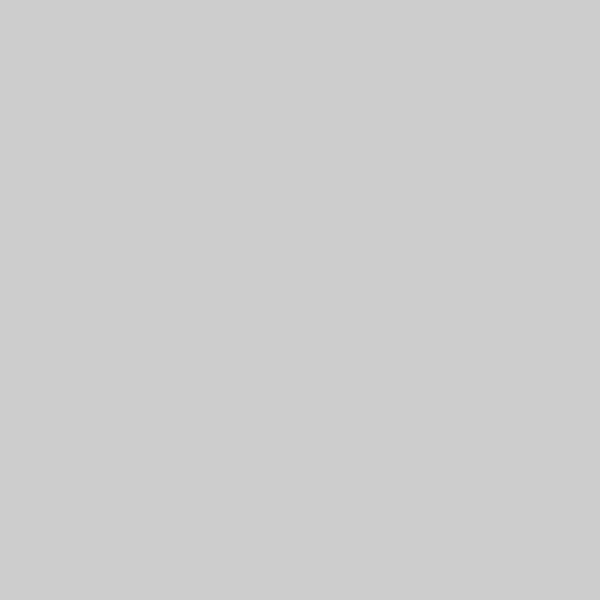
Frame 1 (no input)
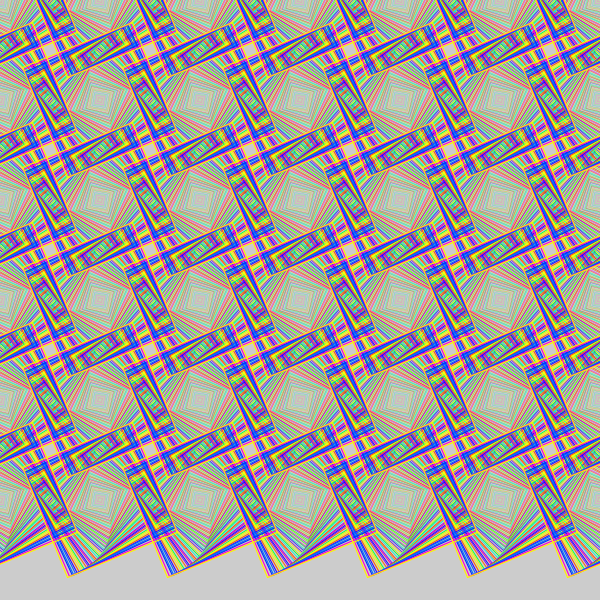
Frame 60 (the mouse pressed at the canvas centre just before this capture)
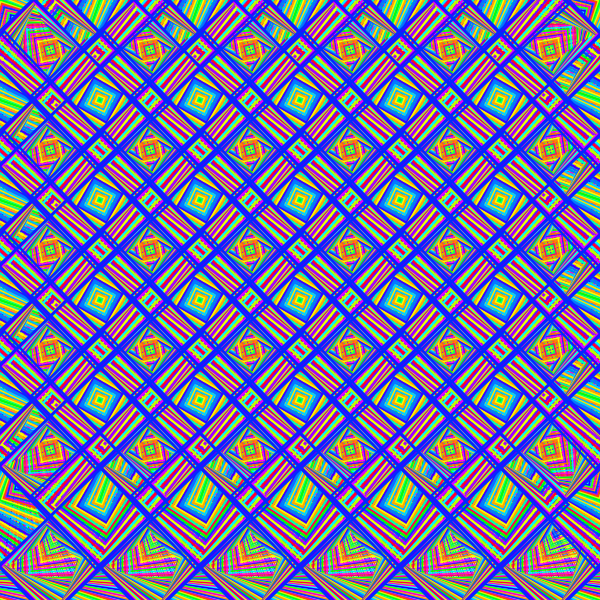
Frame 120 (the mouse held since frame 60 and released just before this capture)

The Processing sketch that drew these frames (run headless with seeded random() and noise(); from frame 60 on, the mouse is pressed at the canvas centre):

// Processing sketch: processing_173392
// ── processing_173392.pde

float newrot;
float angle;
int newhue;
void setup() {
  size(600, 600);
  smooth();
  noFill();
  colorMode(HSB);
  rectMode(CENTER);
}

void draw() {
  stroke(random(0,255), 255, 255);
  //fill(newhue, 255, 255);
  for (int x=0; x<=width; x+=100) {
    for (int y=0; y<height; y+=100) {
      pushMatrix();
      pushMatrix();
      translate(x, y);
      rotate(newrot);
      scale(angle);
      rect(0, 0, 100, 100);
      popMatrix();
      translate(x,y);
      rotate(newrot);
      popMatrix();
    }
  }

  newhue++;
  newrot+=0.02;
  angle+=0.02;
  if (newhue==255) {
    newhue=0;
  }
}
